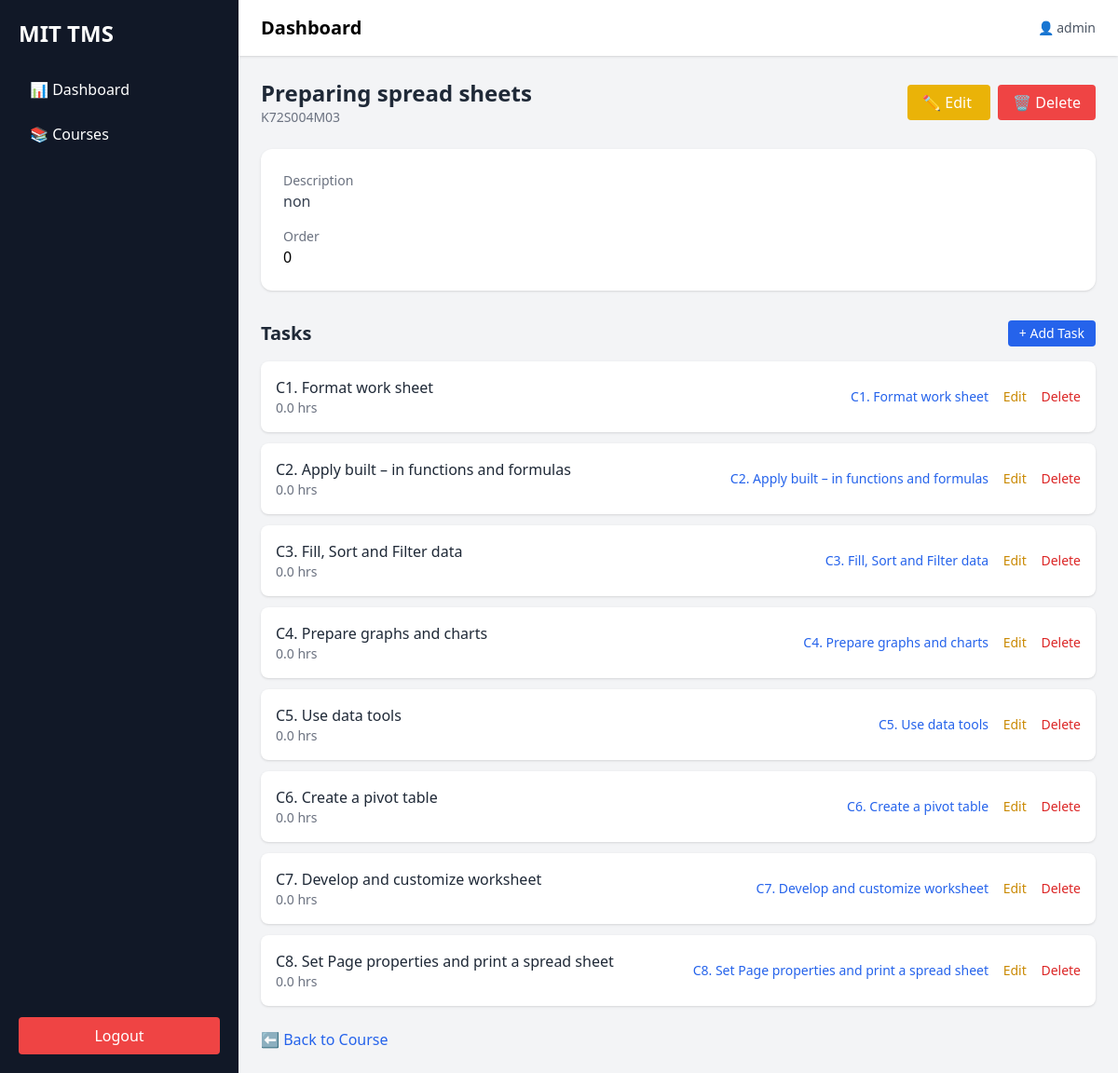
/app/courses/modules/3/ (signed in), run on the app's committed database.
### apps/courses/models.py (models this page shows, shortened)
class Module(models.Model):
    MODULE_TYPE_CHOICES = [
        ('CORE', 'Core Module'),
        ('ELECTIVE', 'Elective Module'),
        ('BASIC', 'Basic Module'),
    ]
    course = models.ForeignKey(
        'Course',
        on_delete=models.CASCADE,
        related_name='modules'
    )
    code = models.CharField(max_length=20)
    title = models.CharField(max_length=255)
    description = models.TextField(blank=True)
    module_type = models.CharField(max_length=20, choices=MODULE_TYPE_CHOICES)
    total_hours = models.FloatField(default=0)
    theory_hours = models.FloatField(default=0)
    practical_hours = models.FloatField(default=0)
    learning_outcomes = models.TextField(
        help_text="Write outcomes as bullet points"
    )
    theory_content = models.TextField(blank=True)
    practical_content = models.TextField(blank=True)
    teaching_methods = models.TextField(blank=True)
    assessment_methods = models.TextField(blank=True)
    order = models.PositiveIntegerField(default=0)
    created_at = models.DateTimeField(auto_now_add=True)
    class Meta:
        ordering = ['order', 'code']

class Task(models.Model):
    module = models.ForeignKey(Module, on_delete=models.CASCADE, related_name='tasks')
    unit = models.ForeignKey(Unit, on_delete=models.SET_NULL, null=True, blank=True)
    title = models.CharField(max_length=255)
    description = models.TextField()
    duration_hours = models.FloatField()
    is_mandatory = models.BooleanField(default=True)
    order = models.IntegerField(default=0)
    class Meta:
        ordering = ['order']

### apps/courses/views.py (the view)
# urls.py: path('modules/<int:pk>/', ModuleDetailView.as_view(), name='module_detail'),
class ModuleDetailView(LoginRequiredMixin, DetailView):
    model = Module
    template_name = "courses/module_detail.html"
    context_object_name = "module"

### templates/courses/module_detail.html (shortened to what this page needs)
{% extends 'base.html' %}
{% block content %}
<div class="max-w-6xl mx-auto">
    <div class="flex justify-between items-center mb-6">
        <div>
            <h2 class="text-2xl font-bold text-gray-800">{{ module.title }}</h2>
            <p class="text-sm text-gray-500">{{ module.code }}</p>
        </div>
        <div class="space-x-2">
            <a href="{% url 'module_update' module.pk %}"
               class="bg-yellow-500 text-white px-4 py-2 rounded hover:bg-yellow-600 transition">
                ✏️ Edit
            </a>
            <a href="{% url 'module_delete' module.pk %}"
               class="bg-red-500 text-white px-4 py-2 rounded hover:bg-red-600 transition">
                🗑 Delete
            </a>
        </div>
    </div>
    <div class="bg-white shadow rounded-xl p-6 mb-8 space-y-4">
        <div>
            <p class="text-sm text-gray-500">Description</p>
            <p class="text-gray-700">{{ module.description|default:"-" }}</p>
        </div>
        <div>
            <p class="text-sm text-gray-500">Order</p>
            <p class="font-medium">{{ module.order }}</p>
        </div>
    </div>
    <div>
        <div class="flex justify-between items-center mb-4">
            <h3 class="text-xl font-semibold text-gray-800">Tasks</h3>
            <a href="{% url 'task_create' module.pk %}"
               class="bg-blue-600 text-white px-3 py-1 rounded text-sm hover:bg-blue-700">
               + Add Task
            </a>
        </div>
        {% for task in module.tasks.all %}
            <div class="bg-white shadow rounded-lg p-4 mb-3 flex justify-between items-center">
                <div>
                    <p class="font-medium text-gray-800">{{ task.title }}</p>
                    <p class="text-sm text-gray-500">
                        {{ task.duration_hours }} hrs
                    </p>
                </div>
                <div class="space-x-3 text-sm">
                        <a href="{% url 'task_detail' task.pk %}"
                        class="font-medium text-blue-600 hover:underline">
                        {{ task.title }}
                        </a>
                        <a href="{% url 'task_update' task.pk %}"
                        class="text-yellow-600 hover:underline">Edit</a>
                        <a href="{% url 'task_delete' task.pk %}"
                       class="text-red-600 hover:underline">Delete</a>
                </div>
            </div>
        {% endfor %}
    </div>
    <div class="mt-6">
        <a href="{% url 'course_detail' module.course.pk %}"
           class="text-blue-600 hover:underline">
            ⬅ Back to Course
        </a>
    </div>
</div>
{% endblock %}

### templates/base.html (shortened to what this page needs)
{% load static %}
<!DOCTYPE html>
<html lang="en">
<head>
    <script src="https://cdn.tailwindcss.com"></script>
</head>
<body class="bg-gray-100">
<div class="flex min-h-screen">
    <aside class="w-64 bg-gray-900 text-white p-5 flex flex-col">
        <h2 class="text-2xl font-bold mb-6">MIT TMS</h2>
        <nav class="space-y-2 flex-1">
            <a href="{% url 'dashboard' %}"
               class="block px-3 py-2 rounded hover:bg-gray-700">
                📊 Dashboard
            </a>
            <a href="{% url 'course_list' %}"
               class="block px-3 py-2 rounded hover:bg-gray-700">
                📚 Courses
            </a>
        </nav>
        <form method="post" action="{% url 'logout' %}">
            <button class="w-full bg-red-500 py-2 rounded hover:bg-red-600">
                Logout
            </button>
        </form>
    </aside>
    <div class="flex-1 flex flex-col">
        <header class="bg-white shadow px-6 py-4 flex justify-between items-center">
            <h1 class="text-xl font-semibold">
                {% block page_title %}Dashboard{% endblock %}
            </h1>
            <div class="text-sm text-gray-600">
                👤 {{ request.user.username }}
            </div>
        </header>
        <main class="p-6">
            {% block content %}
            {% endblock %}
        </main>
    </div>
</div>
</body>
</html>

### data on the page
Module: title "Preparing spread sheets", code "K72S004M03", description "non", order "0"
Task: title "C1. Format work sheet", duration_hours "0.0"
Task: title "C2. Apply built – in functions and formulas", duration_hours "0.0"
Task: title "C3. Fill, Sort and Filter data", duration_hours "0.0"
Task: title "C4. Prepare graphs and charts", duration_hours "0.0"
Task: title "C5. Use data tools", duration_hours "0.0"
Task: title "C6. Create a pivot table", duration_hours "0.0"
Task: title "C7. Develop and customize worksheet", duration_hours "0.0"
Task: title "C8. Set Page properties and print a spread sheet", duration_hours "0.0"

### other printed values
{{ request.user.username }} "admin"
